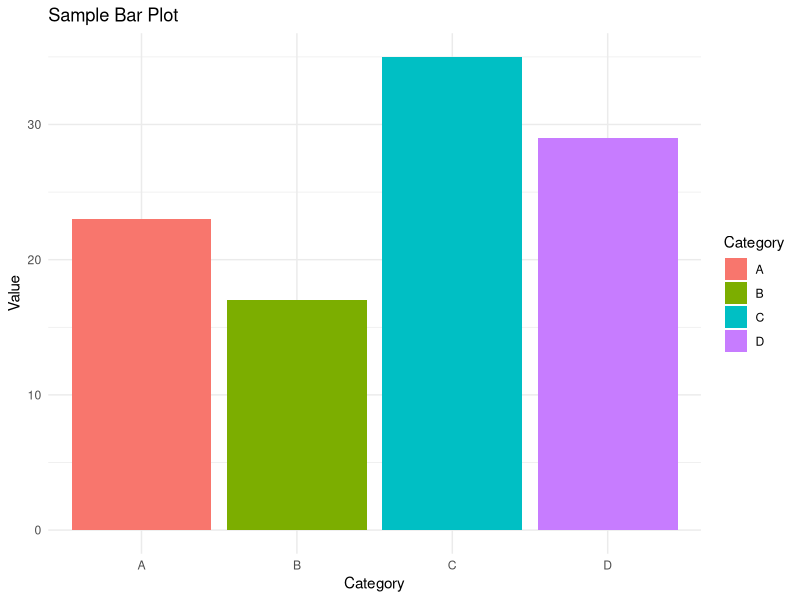
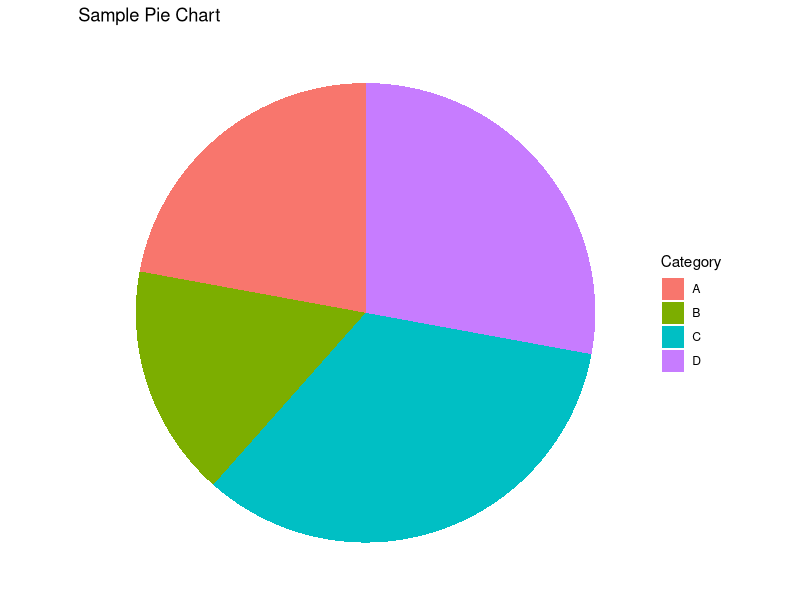
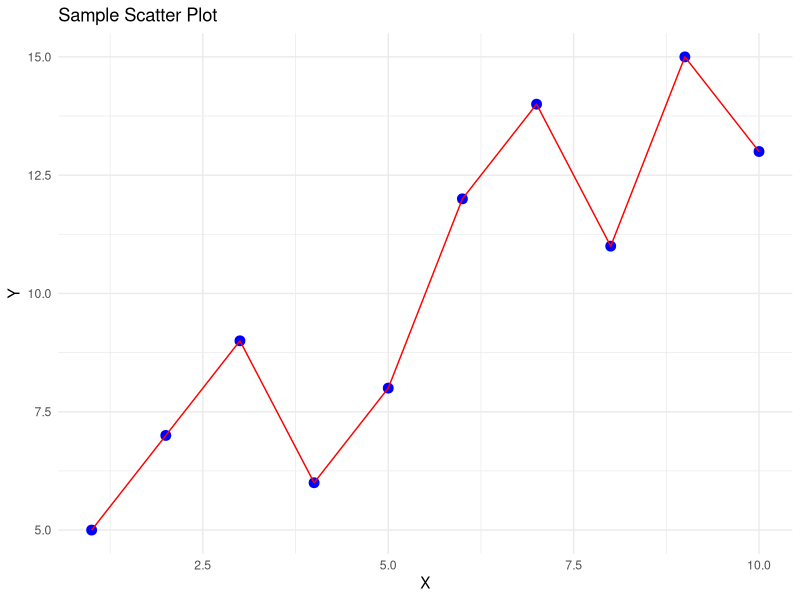

Reproduce these figures in R, in order.
# Install ggplot2 if not already installed
# install.packages("ggplot2")

# Load the library
library(ggplot2)

# Create a sample dataset
data <- data.frame(
  Category = c("A", "B", "C", "D"),
  Value = c(23, 17, 35, 29)
)

# 1. Bar Plot
ggplot(data, aes(x = Category, y = Value, fill = Category)) +
  geom_bar(stat = "identity") +
  ggtitle("Sample Bar Plot") +
  theme_minimal()

# 2. Pie Chart
data$Percentage <- data$Value / sum(data$Value) * 100
ggplot(data, aes(x = "", y = Percentage, fill = Category)) +
  geom_col() +
  coord_polar(theta = "y") +
  ggtitle("Sample Pie Chart") +
  theme_void()

# 3. Scatter Plot with another sample dataset
scatter_data <- data.frame(
  X = 1:10,
  Y = c(5, 7, 9, 6, 8, 12, 14, 11, 15, 13)
)

ggplot(scatter_data, aes(x = X, y = Y)) +
  geom_point(color = "blue", size = 3) +
  geom_line(color = "red") +
  ggtitle("Sample Scatter Plot") +
  theme_minimal()

